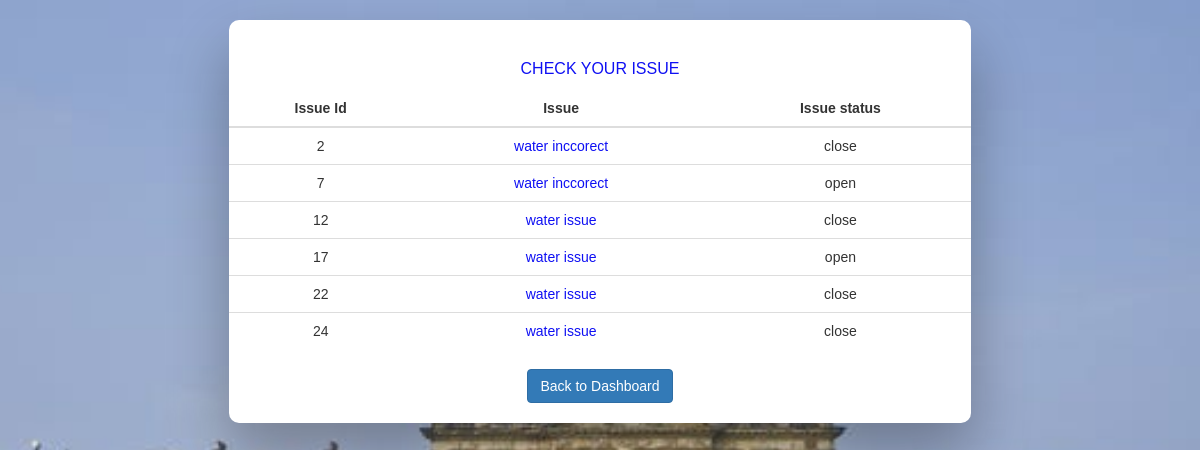
The page /admin/all_issues.php?category=WATER on the database its author committed.
### tables this page shows
CREATE TABLE `problem` (
  `issue_id` int(255) NOT NULL AUTO_INCREMENT,
  `category` varchar(255) NOT NULL,
  `user_name` varchar(255) DEFAULT NULL,
  `subject` varchar(255) NOT NULL,
  `issue` varchar(255) NOT NULL,
  `otp` varchar(255) NOT NULL,
  `status` varchar(255) NOT NULL DEFAULT 'open',
  `start_date` date NOT NULL,
  `end_date` date DEFAULT NULL,
  `labour_name` varchar(255) DEFAULT NULL,
  PRIMARY KEY (`issue_id`),
  UNIQUE KEY `otp` (`otp`)
);

### admin/admin_func.php (called while the page is built, shortened)
<?php
class show {
      public function all_issues($abc,$category){
        $query = "SELECT * FROM problem where category='$category'";
        $check = mysqli_query($abc,$query );
        return $check;
      }
}
$show = new show();
?>

### admin/all_issues.php (the view, shortened to what this page needs)
<?php
include("admin_func.php");
$category = null;
if ( !empty($_GET['category'])) {
    $category = $_GET['category'];
}
$all=$show->all_issues($conn,$category);
?>
<!DOCTYPE html>
<html>
<head>
    <link rel="stylesheet" type="text/css" media="screen" href="../css/bootstrap.min.css" />
    <link rel="stylesheet" type="text/css" media="screen" href="../css/index.css" />
    <link rel="stylesheet" type="text/css" media="screen" href="../css/style.css" />
</head>
<body style="background-image: url('images/background.jpeg');
  background-repeat: no-repeat;
	background-position: center;
	background-size: cover;
	background-attachment: fixed;">
<div class="wrapper fadeInDown">
  <div id="formContent"style="padding-bottom:20px;">
    <h2 class="inactive underlineHover"> <a href="issue_tracking.php"> check your issue </a></h2>
    <table class="table table-striped">
    <thead>
      <tr>
        <th>Issue Id</th>
        <th>Issue</th>
        <th>Issue status</th>
      </tr>
      <?php while($electricity_issue = $all->fetch_assoc()) { ?>
        <td><?php echo $electricity_issue['issue_id'];?></td>
      <td>
        <a href="info.php?id=<?php echo $electricity_issue['issue_id']; ?>" >
          <?php echo $electricity_issue['subject']?>
        </a>
      </td>
      <td><?php echo $electricity_issue['status'];?></td>
    <?php }?>
    </thead>
  </table>
  <div><a href="admin_dashboard.php"><button class="btn btn-primary">Back to Dashboard</button></a>
</div>
  </div>
</div>
</body>
</html>

### css/index.css (style rules this page uses)
html { background-image: url('../images/background.jpeg'); background-repeat: no-repeat; background-position: center; background-size: cover; background-attachment: fixed; }
body { font-family: "Poppins", sans-serif; height: 100; }
th { text-align: center; }
a { color: #0F10F3; display:inline-block; text-decoration: none; font-weight: 400; }
h2 { text-align: center; font-size: 16px; font-weight: 600; text-transform: uppercase; display:inline-block; margin: 40px 8px 10px 8px; color: #cccccc; }
.wrapper { display: flex; align-items: center; flex-direction: column; justify-content: center; width: 100%; min-height: 100%; padding: 20px; }
#formContent { -webkit-border-radius: 10px 10px 10px 10px; border-radius: 10px 10px 10px 10px; background: #fff; padding: 30px; width: 64%; position: relative; padding: 0px; -webkit-box-shadow: 0 30px 60px 0 rgba(0,0,0,0.3); box-shadow: 0 30px 60px 0 rgba(0,0,0,0.3); text-align: center; }
h2.inactive { color: #cccccc; }
.fadeInDown { -webkit-animation-name: fadeInDown; animation-name: fadeInDown; -webkit-animation-duration: 1s; animation-duration: 1s; -webkit-animation-fill-mode: both; animation-fill-mode: both; }
.underlineHover:after { display: block; left: 0; bottom: -10px; width: 0; height: 2px; background-color: #56baed; content: ""; transition: width 0.2s; }
* { box-sizing: border-box; }

### css/style.css (style rules this page uses)
th { text-align: center; }
html { background-image: url('../images/background.jpeg'); background-repeat: no-repeat; background-position: center; background-size: cover; background-attachment: fixed; }

### rows shown on the page
problem: issue_id "2", subject "water inccorect", status "close"
problem: issue_id "7", subject "water inccorect", status "open"
problem: issue_id "12", subject "water issue", status "close"
problem: issue_id "17", subject "water issue", status "open"
problem: issue_id "22", subject "water issue", status "close"
problem: issue_id "24", subject "water issue", status "close"
